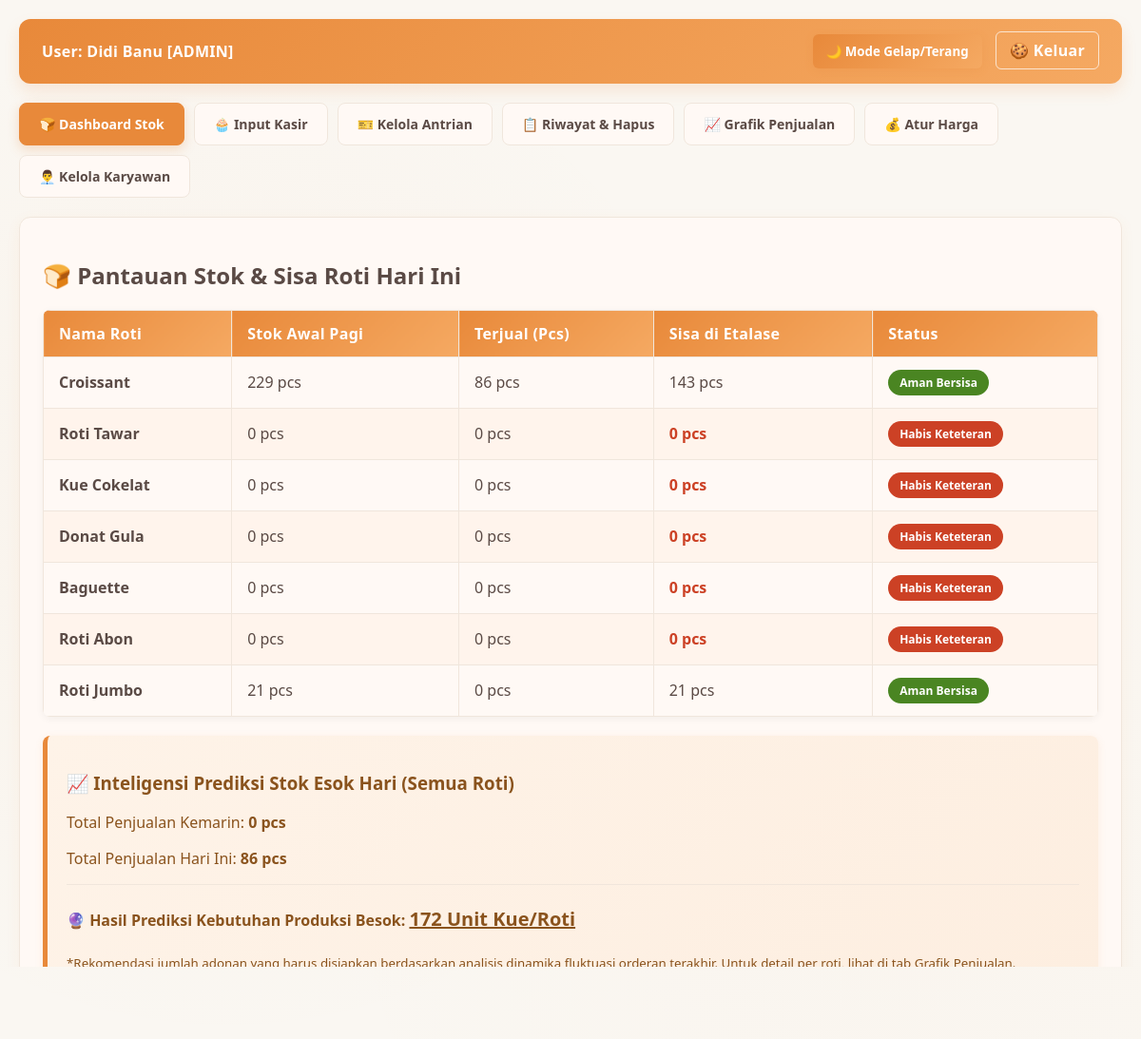
Screenshot of /index.php (signed in) with the database file from the repository.
### tables this page shows
CREATE TABLE `roti` (
  `id_roti` int(11) NOT NULL,
  `nama_roti` varchar(50) NOT NULL,
  `harga` int(11) NOT NULL,
  `stok_awal` int(11) NOT NULL DEFAULT 50,
  `tanggal_update` date DEFAULT NULL
);

### index.php (the view, shortened to what this page needs)
<?php
include 'koneksi.php';
$role_user = $_SESSION['role'];
$nama_user = $_SESSION['nama'];
$query_stok_toko = mysqli_query($conn, "
    SELECT r.id_roti, r.nama_roti,
           IF(r.tanggal_update = CURDATE(), r.stok_awal, 0) as stok_awal,
           IFNULL(SUM(t.qty), 0) as total_terjual,
           (IF(r.tanggal_update = CURDATE(), r.stok_awal, 0) - IFNULL(SUM(t.qty), 0)) as sisa_stok
    FROM roti r
    LEFT JOIN transaksi t ON r.id_roti = t.id_roti AND t.tanggal = CURDATE()
    GROUP BY r.id_roti
");
$tgl_hari_ini = date('Y-m-d');
$tgl_kemarin = date('Y-m-d', strtotime("-1 days"));
$q_hari_ini = mysqli_query($conn, "SELECT IFNULL(SUM(qty), 0) as total FROM transaksi WHERE tanggal='$tgl_hari_ini'");
$q_kemarin  = mysqli_query($conn, "SELECT IFNULL(SUM(qty), 0) as total FROM transaksi WHERE tanggal='$tgl_kemarin'");
$penjualan_hari_ini = mysqli_fetch_assoc($q_hari_ini)['total'];
$penjualan_kemarin  = mysqli_fetch_assoc($q_kemarin)['total'];
$laju_perubahan = $penjualan_hari_ini - $penjualan_kemarin;
$prediksi_stok = $penjualan_hari_ini + $laju_perubahan;
?>
<!DOCTYPE html>
<html lang="id">
<head>
    <link rel="stylesheet" href="style.css">
</head>
<body>
<div class="header-bar">
    <div>User: <strong><?php echo htmlspecialchars($nama_user); ?></strong> [<?php echo strtoupper($role_user); ?>]</div>
    <div>
        <button class="theme-toggle" onclick="toggleTema()">🌙 Mode Gelap/Terang</button>
        <a href="proses.php?logout=true">🍪 Keluar</a>
    </div>
</div>
<div class="tab-menu">
    <button class="tab-btn active" onclick="bukaTab(event, 'dashboard')">🍞 Dashboard Stok</button>
    <button class="tab-btn" onclick="bukaTab(event, 'input-kasir')">🧁 Input Kasir</button>
    <button class="tab-btn" onclick="bukaTab(event, 'antrian')">🎫 Kelola Antrian</button>
    <button class="tab-btn" onclick="bukaTab(event, 'riwayat-transaksi')">📋 Riwayat & Hapus</button>
    <button class="tab-btn" onclick="bukaTab(event, 'grafik-tab')">📈 Grafik Penjualan</button>
    <?php if ($role_user === 'admin') : ?>
        <button class="tab-btn" onclick="bukaTab(event, 'kelola-harga')">💰 Atur Harga</button>
        <button class="tab-btn" onclick="bukaTab(event, 'kelola-user')">👨‍💼 Kelola Karyawan</button>
    <?php endif; ?>
</div>
<div id="dashboard" class="tab-content active">
    <h2>🍞 Pantauan Stok & Sisa Roti Hari Ini</h2>
    <table>
        <thead>
            <tr><th>Nama Roti</th><th>Stok Awal Pagi</th><th>Terjual (Pcs)</th><th>Sisa di Etalase</th><th>Status</th></tr>
        </thead>
        <tbody>
            <?php
            mysqli_data_seek($query_stok_toko, 0);
            while($row = mysqli_fetch_assoc($query_stok_toko)) {
                $warna_sisa = ($row['sisa_stok'] <= 5) ? "color: #cc4125; font-weight: bold;" : "";
            ?>
            <tr>
                <td><strong><?php echo htmlspecialchars($row['nama_roti']); ?></strong></td>
                <td><?php echo $row['stok_awal']; ?> pcs</td>
                <td><?php echo $row['total_terjual']; ?> pcs</td>
                <td style="<?php echo $warna_sisa; ?>"><?php echo $row['sisa_stok']; ?> pcs</td>
                <td>
                    <?php
                    if($row['sisa_stok'] <= 0) echo "<span class='badge' style='background:#cc4125;'>Habis Keteteran</span>";
                    elseif($row['sisa_stok'] <= 5) echo "<span class='badge' style='background:#d9a724; color:#fff;'>Sisa Sedikit</span>";
                    else echo "<span class='badge' style='background:#4a8522;'>Aman Bersisa</span>";
                    ?>
                </td>
            </tr>
            <?php } ?>
        </tbody>
    </table>
    <div class="predict-box">
        <h3>📈 Inteligensi Prediksi Stok Esok Hari (Semua Roti)</h3>
        <p>Total Penjualan Kemarin: <strong><?php echo $penjualan_kemarin; ?> pcs</strong></p>
        <p>Total Penjualan Hari Ini: <strong><?php echo $penjualan_hari_ini; ?> pcs</strong></p>
        <hr style="border: 0; border-top: 1px solid var(--border-color); margin: 15px 0;">
        <h4>🔮 Hasil Prediksi Kebutuhan Produksi Besok: <span style="text-decoration: underline; font-size:20px; font-weight: bold;"><?php echo $prediksi_stok; ?> Unit Kue/Roti</span></h4>
        <small>*Rekomendasi jumlah adonan yang harus disiapkan berdasarkan analisis dinamika fluktuasi orderan terakhir. Untuk detail per roti, lihat di tab Grafik Penjualan.</small>
    </div>
</div>
</body>
</html>

### style.css (style rules this page uses)
:root { --bg-body: #faf7f2; --bg-card: #fff9f5; --text-color: #5a4a45; --text-light: #8b7a73; --border-color: #f0e6dc; --primary-orange: #e8893a; --primary-hover: #d97b2e; --secondary-orange: #f5a962; --table-striped: #fff4ec; --accent-cream: #fef3e8; }
* { box-sizing: border-box; font-family: 'Segoe UI', sans-serif; transition: background 0.3s, color 0.3s; }
body { background-color: var(--bg-body); color: var(--text-color); margin: 0; padding: 20px; background-image: radial-gradient(circle at 20% 50%, rgba(232, 137, 58, 0.04) 0%, transparent 50%), radial-gradient(circle at 80% 80%, rgba(232, 137, 58, 0.02) 0%, transparent 50%); background-attachment: fixed; }
.header-bar { display: flex; justify-content: space-between; align-items: center; background: linear-gradient(135deg, var(--primary-orange) 0%, var(--secondary-orange) 100%); color: white; padding: 16px 24px; border-radius: 12px; margin-bottom: 20px; box-shadow: 0 8px 16px rgba(232, 137, 58, 0.15); font-weight: 600; letter-spacing: 0.3px; }
.header-bar a { color: white; text-decoration: none; font-weight: 600; border: 1.5px solid rgba(255,255,255,0.7); padding: 8px 14px; border-radius: 6px; transition: all 0.3s; }
.tab-menu { display: flex; gap: 10px; margin-bottom: 20px; flex-wrap: wrap; }
.tab-btn { background: var(--bg-card); border: 1.5px solid var(--border-color); padding: 12px 20px; font-size: 14px; cursor: pointer; border-radius: 8px; font-weight: 600; color: var(--text-color); transition: all 0.3s ease; }
.tab-btn.active { background: var(--primary-orange); color: white; border-color: var(--primary-orange); box-shadow: 0 4px 12px rgba(232, 137, 58, 0.25); }
.tab-content { display: none; background: var(--bg-card); padding: 24px; border-radius: 12px; border: 1.5px solid var(--border-color); box-shadow: 0 4px 16px rgba(232, 137, 58, 0.06); margin-bottom: 20px; }
.tab-content.active { display: block; }
table { width: 100%; border-collapse: collapse; margin-top: 15px; background: var(--bg-card); border-radius: 8px; overflow: hidden; box-shadow: 0 2px 8px rgba(0,0,0,0.05); }
table th, table td { border: 1px solid var(--border-color); padding: 13px 16px; text-align: left; }
table th { background: linear-gradient(135deg, var(--primary-orange) 0%, var(--secondary-orange) 100%); color: white; font-weight: 600; letter-spacing: 0.3px; }
table tr:nth-child(even) { background-color: var(--table-striped); }
.badge { background: linear-gradient(135deg, var(--primary-orange) 0%, var(--secondary-orange) 100%); color: white; padding: 5px 12px; border-radius: 20px; font-size: 12px; font-weight: 600; display: inline-block; }
.predict-box { background: linear-gradient(135deg, #fef3e8 0%, #fdeee0 100%); color: #8a531d; padding: 18px 20px; border-radius: 8px; border-left: 5px solid var(--primary-orange); margin-top: 20px; box-shadow: 0 2px 8px rgba(232, 137, 58, 0.1); }
.theme-toggle { background: linear-gradient(135deg, var(--primary-orange) 0%, var(--secondary-orange) 100%); color: white; border: none; padding: 9px 14px; border-radius: 6px; cursor: pointer; font-weight: 600; margin-right: 10px; transition: all 0.3s; box-shadow: 0 2px 8px rgba(232, 137, 58, 0.2); }

### rows the page displays
roti: nama_roti "Croissant", stok_awal "229", total_terjual "86", sisa_stok "143", shows "Aman Bersisa"
roti: nama_roti "Roti Tawar", stok_awal "0", total_terjual "0", sisa_stok "0", shows "Habis Keteteran"
roti: nama_roti "Kue Cokelat", stok_awal "0", total_terjual "0", sisa_stok "0", shows "Habis Keteteran"
roti: nama_roti "Donat Gula", stok_awal "0", total_terjual "0", sisa_stok "0", shows "Habis Keteteran"
roti: nama_roti "Baguette", stok_awal "0", total_terjual "0", sisa_stok "0", shows "Habis Keteteran"
roti: nama_roti "Roti Abon", stok_awal "0", total_terjual "0", sisa_stok "0", shows "Habis Keteteran"
roti: nama_roti "Roti Jumbo", stok_awal "21", total_terjual "0", sisa_stok "21", shows "Aman Bersisa"

### other values shown
$nama_user "Didi Banu"
$role_user "ADMIN"
$penjualan_kemarin "0"
$penjualan_hari_ini "86"
$prediksi_stok "172"
